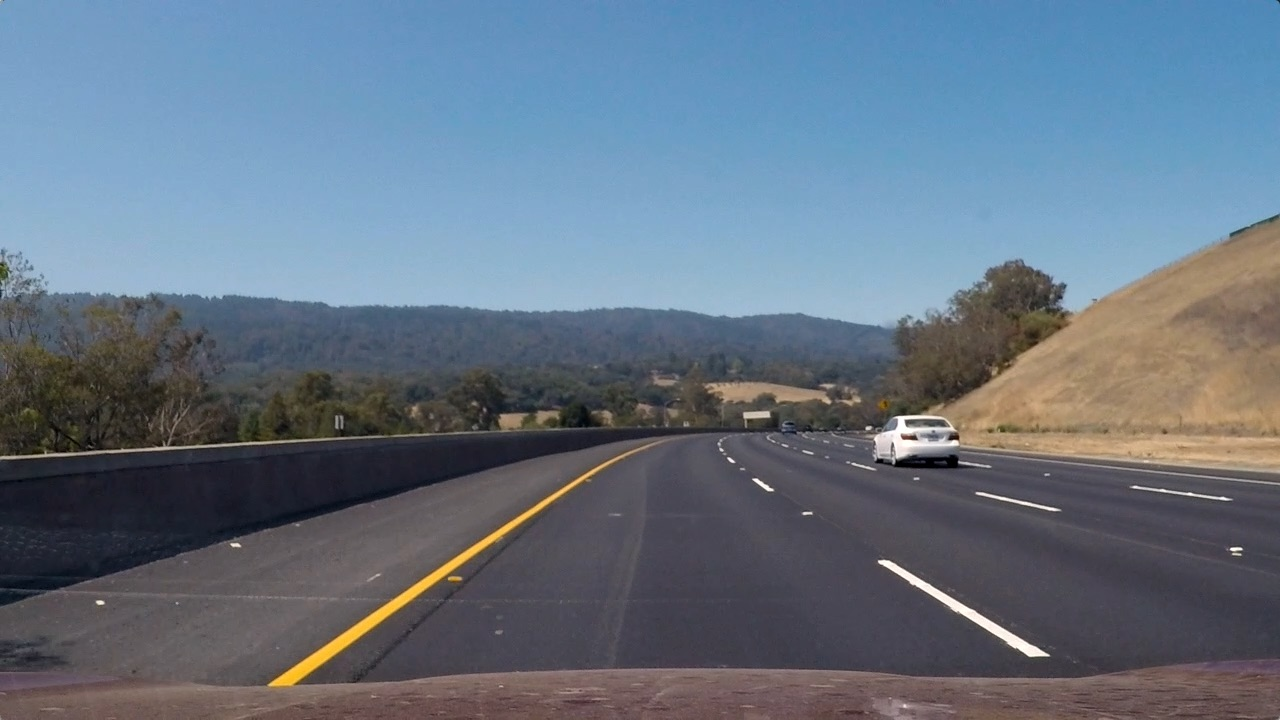
#> input picture Curved_Lane_Detection/test3.jpg, 1280 x 720 px, given in place of project_video.mp4, which was not available
$ python lane_detection.py   (older library calls are emulated)
#> lines starting #> are read from the running program, lines starting #| are printed output that depends on the picture; after the words box and inside, x2 and y2 are one past the last pixel; in counts of white or black regions, pixels touching at a corner belong together; pictures that were not available may be replaced by others from this repository, and a replacement may not be noted
### Curved_Lane_Detection/utlis.py
import numpy as np
from cv2 import cv2
import pickle

def nothing(x):
    pass

def undistort(img, cal_dir = 'cal_pickle.p'):
    with open(cal_dir, mode='rb') as f:
        file = pickle.load(f)
    mtx = file['mtx']
    dist = file['dist']
    dst = cv2.undistort(img, mtx, dist, None, mtx)
    return dst

def colorFilter(img):
    hsv = cv2.cvtColor(img, cv2.COLOR_BGR2HSV)
    lowerYellow = np.array([18, 94, 140])
    upperYellow = np.array([48, 255, 255])
    lowerWhite = np.array([0, 0, 200])
    upperWhite = np.array([255, 255, 255])
    maskedWhite = cv2.inRange(hsv, lowerWhite, upperWhite)
    maskedYellow = cv2.inRange(hsv, lowerYellow, upperYellow)
    combinedImage = cv2.bitwise_or(maskedWhite, maskedYellow)
    return combinedImage

def thresholding(img):
    imgGray = cv2.cvtColor(img, cv2.COLOR_BGR2GRAY)
    kernel = np.ones((5, 5))
    imgBlur = cv2.GaussianBlur(imgGray, (5,5), 0)
    imgCanny = cv2.Canny(imgBlur, 50, 100)
    # imgClose = cv2.morphologyEx(imgCanny, cv2.MORPH_CLOSE, np.ones((10, 10)))
    imgDial = cv2.dilate(imgCanny, kernel, iterations=1)
    imgErode = cv2.erode(imgDial, kernel, iterations=1)
    imgColor = colorFilter(img)
    combinedImage = cv2.bitwise_or(imgColor, imgErode)
    return combinedImage, imgCanny, imgColor

def initializeTrackbars(intialTracbarVals):
    cv2.namedWindow('Trackbars')
    cv2.resizeWindow('Trackbars', 360, 240)
    cv2.createTrackbar('Width Top', 'Trackbars', intialTracbarVals[0], 50, nothing)
    cv2.createTrackbar('Height Top', 'Trackbars', intialTracbarVals[1], 100, nothing)
    cv2.createTrackbar('Width Bottom', 'Trackbars', intialTracbarVals[2], 50, nothing)
    cv2.createTrackbar('Height Bottom', 'Trackbars', intialTracbarVals[3], 100, nothing)

def valTrackbars():
    widthTop = cv2.getTrackbarPos('Width Top', 'Trackbars')
    heightTop = cv2.getTrackbarPos('Height Top', 'Trackbars')
    widthBottom = cv2.getTrackbarPos('Width Bottom', 'Trackbars')
    heightBottom = cv2.getTrackbarPos('Height Bottom', 'Trackbars')
    src = np.float32([(widthTop/100, heightTop/100), (1-(widthTop/100), heightTop/100),
                    (widthBottom/100, heightBottom/100), (1-(widthBottom/100), heightBottom/100)])
    #src = np.float32([(0.43, 0.65), (0.58, 0.65), (0.1, 1), (1, 1)])
    return src

def drawPoints(img, src):
    img_size = np.float32([(img.shape[1], img.shape[0])])
    #src = np.float32([(0.43, 0.65), (0.58, 0.65), (0.1, 1), (1, 1)])
    src = src * img_size
    for x in range(0,4):
        cv2.circle(img, (int(src[x][0]), int(src[x][1])), 15, (0, 0, 255), cv2.FILLED)
    return img

# [20 lines left out: function pipeline, not called in this run]

def perspective_warp(img, dst_size=(1280, 720), src=np.float32([(0.43, 0.65), (0.58, 0.65), (0.1, 1), (1, 1)]),
                    dst=np.float32([(0, 0), (1, 0), (0, 1), (1, 1)])):
                    img_size = np.float32([(img.shape[1], img.shape[0])])
                    src = src * img_size
                    dst = dst *np.float32(dst_size)
                    M = cv2.getPerspectiveTransform(src, dst)
                    warped = cv2.warpPerspective(img, M, dst_size)
                    return warped
#This is Worng
def inv_perspective_warp(img,
                     dst_size=(1280,720),
                     src=np.float32([(0,0), (1, 0), (0,1), (1,1)]),
                     dst=np.float32([(0.43,0.65),(0.58,0.65),(0.1,1),(1,1)])):
    img_size = np.float32([(img.shape[1],img.shape[0])])
    src = src* img_size
    dst = dst * np.float32(dst_size)
    M = cv2.getPerspectiveTransform(src, dst)
    warped = cv2.warpPerspective(img, M, dst_size)
    return warped

def get_hist(img):
    hist = np.sum(img[img.shape[0]//2:,:], axis = 0)
    return hist

left_a, left_b, left_c = [], [], []
right_a, right_b, right_c = [], [], []

#This is also wrong
def sliding_window(img, nwindows=15, margin=50, minpix=1, draw_windows=True):
    global left_a, left_b, left_c, right_a, right_b, right_c
    left_fit_ = np.empty(3)
    right_fit_ = np.empty(3)
    out_img = np.dstack((img, img, img)) * 255

    histogram = get_hist(img)
    # find peaks of left and right halves
    midpoint = int(histogram.shape[0] / 2)
    leftx_base = np.argmax(histogram[:midpoint])
    rightx_base = np.argmax(histogram[midpoint:]) + midpoint

    # Set height of windows
    window_height = np.int(img.shape[0] / nwindows)
    # Identify the x and y positions of all nonzero pixels in the image
    nonzero = img.nonzero()
    nonzeroy = np.array(nonzero[0])
    nonzerox = np.array(nonzero[1])
    # Current positions to be updated for each window
    leftx_current = leftx_base
    rightx_current = rightx_base

    # Create empty lists to receive left and right lane pixel indices
    left_lane_inds = []
    right_lane_inds = []

    # Step through the windows one by one
    for window in range(nwindows):
        # Identify window boundaries in x and y (and right and left)
        win_y_low = img.shape[0] - (window + 1) * window_height
        win_y_high = img.shape[0] - window * window_height
        win_xleft_low = leftx_current - margin
        win_xleft_high = leftx_current + margin
        win_xright_low = rightx_current - margin
        win_xright_high = rightx_current + margin
        # Draw the windows on the visualization image
        if draw_windows == True:
            cv2.rectangle(out_img, (win_xleft_low, win_y_low), (win_xleft_high, win_y_high),
                          (100, 255, 255), 1)
            cv2.rectangle(out_img, (win_xright_low, win_y_low), (win_xright_high, win_y_high),
                          (100, 255, 255), 1)
        # Identify the nonzero pixels in x and y within the window
        good_left_inds = ((nonzeroy >= win_y_low) & (nonzeroy < win_y_high) &
                          (nonzerox >= win_xleft_low) & (nonzerox < win_xleft_high)).nonzero()[0]
        good_right_inds = ((nonzeroy >= win_y_low) & (nonzeroy < win_y_high) &
                           (nonzerox >= win_xright_low) & (nonzerox < win_xright_high)).nonzero()[0]
        # Append these indices to the lists
        left_lane_inds.append(good_left_inds)
        right_lane_inds.append(good_right_inds)
        # If you found > minpix pixels, recenter next window on their mean position
        if len(good_left_inds) > minpix:
            leftx_current = np.int(np.mean(nonzerox[good_left_inds]))
        if len(good_right_inds) > minpix:
            rightx_current = np.int(np.mean(nonzerox[good_right_inds]))

    # [10 lines of commented-out code are left out]
    left_lane_inds = np.concatenate(left_lane_inds)
    right_lane_inds = np.concatenate(right_lane_inds)

    # Extract left and right line pixel positions
    leftx = nonzerox[left_lane_inds]
    lefty = nonzeroy[left_lane_inds]
    rightx = nonzerox[right_lane_inds]
    righty = nonzeroy[right_lane_inds]

    if leftx.size and rightx.size:
        # Fit a second order polynomial to each
        left_fit = np.polyfit(lefty, leftx, 2)
        right_fit = np.polyfit(righty, rightx, 2)

        left_a.append(left_fit[0])
        left_b.append(left_fit[1])
        left_c.append(left_fit[2])

        right_a.append(right_fit[0])
        right_b.append(right_fit[1])
        right_c.append(right_fit[2])

        left_fit_[0] = np.mean(left_a[-10:])
        left_fit_[1] = np.mean(left_b[-10:])
        left_fit_[2] = np.mean(left_c[-10:])

        right_fit_[0] = np.mean(right_a[-10:])
        right_fit_[1] = np.mean(right_b[-10:])
        right_fit_[2] = np.mean(right_c[-10:])

        # Generate x and y values for plotting
        ploty = np.linspace(0, img.shape[0] - 1, img.shape[0])

        left_fitx = left_fit_[0] * ploty ** 2 + left_fit_[1] * ploty + left_fit_[2]
        right_fitx = right_fit_[0] * ploty ** 2 + right_fit_[1] * ploty + right_fit_[2]

        out_img[nonzeroy[left_lane_inds], nonzerox[left_lane_inds]] = [255, 0, 100]
        out_img[nonzeroy[right_lane_inds], nonzerox[right_lane_inds]] = [0, 100, 255]

        return out_img, (left_fitx, right_fitx), (left_fit_, right_fit_), ploty
    else:
        return img,(0,0),(0,0),0

def get_curve(img, leftx, rightx):
    ploty = np.linspace(0, img.shape[0] - 1, img.shape[0])
    y_eval = np.max(ploty)
    ym_per_pix = 1/img.shape[0]
    xm_per_pix = 0.1/img.shape[0]

    #Fit new polynomials to x,y in world space
    left_fit_cr = np.polyfit(ploty * ym_per_pix, leftx * xm_per_pix, 2)
    right_fit_cr = np.polyfit(ploty * ym_per_pix, rightx * xm_per_pix, 2)

    #Calculate new radii of curvature
    left_curverad = ((1 + (2 * left_fit_cr[0] * y_eval * ym_per_pix + left_fit_cr[1]) ** 2) ** 1.5) / np.absolute(2 * left_fit_cr[0])
    right_curverad = ((1 + (2 * right_fit_cr[0] * y_eval * ym_per_pix + right_fit_cr[1]) ** 2) ** 1.5) / np.absolute(2 * right_fit_cr[0])

    car_pos = img.shape[1]/2
    l_fit_x_int = left_fit_cr[0] * img.shape[0] ** 2 + left_fit_cr[1] * img.shape[0] + left_fit_cr[2]
    r_fit_x_int = right_fit_cr[0] * img.shape[0] ** 2 + right_fit_cr[1] * img.shape[0] + right_fit_cr[2]
    lane_center_position = (r_fit_x_int + l_fit_x_int) / 2
    center = (car_pos - lane_center_position) * xm_per_pix / 10
    #Now th curve is in meters
    return (l_fit_x_int, r_fit_x_int, center)

def draw_lanes(img, left_fit, right_fit, frameWidth, frameHeight, src):
    ploty = np.linspace(0, img.shape[0] - 1, img.shape[0])
    color_img = np.zeros_like(img)
    left = np.array([np.transpose(np.vstack([left_fit, ploty]))])
    right = np.array([np.flipud(np.transpose(np.vstack([right_fit, ploty])))])
    points = np.hstack((left, right))
    cv2.fillPoly(color_img, np.int_(points), (0, 200, 255))
    inv_perspective = inv_perspective_warp(color_img, (frameWidth, frameHeight), dst=src)
    inv_perspective = cv2.addWeighted(img, 0.5, inv_perspective, 0.7, 0)
    return inv_perspective

# [13 lines left out: function textDisplay, not called in this run]

def stackImages(scale, imgArray):
    rows = len(imgArray)
    cols = len(imgArray[0])
    rowsAvailable = isinstance(imgArray[0], list)
    width = imgArray[0][0].shape[1]
    height = imgArray[0][0].shape[0]
    if rowsAvailable:
        for x in range(0, rows):
            for y in range(0, cols):
                if imgArray[x][y].shape[:2] == imgArray[0][0].shape[:2]:
                    imgArray[x][y] = cv2.resize(imgArray[x][y], (0, 0), None, scale, scale)
                else:
                    imgArray[x][y] = cv2.resize(imgArray[x][y], (imgArray[0][0].shape[1], imgArray[0][0].shape[0]), None, scale, scale)
                if len(imgArray[x][y].shape) == 2: imgArray[x][y] = cv2.cvtColor(imgArray[x][y], cv2.COLOR_GRAY2BGR)
        imageBlank = np.zeros((height, width, 3), np.uint8)
        hor = [imageBlank] * rows
        hor_con = [imageBlank] * rows
        for x in range(0, rows):
            hor[x] = np.hstack(imgArray[x])
        ver = np.vstack(hor)
    else:
        for x in range(0, rows):
            if imgArray[x].shape[:2] == imgArray[0].shape[:2]:
                imgArray[x] = cv2.resize(imgArray[x], (0, 0), None, scale, scale)
            else:
                imgArray[x] = cv2.resize(imgArray[x], (imgArray[0].shape[1], imgArray[0].shape[0]), None, scale, scale)
            if len(imgArray[x].shape) == 2: imgArray[x] = cv2.cvtColor(imgArray[x], cv2.COLOR_GRAY2BGR)
        hor = np.hstack(imgArray)
        ver = hor
    return ver

def drawLines(img, lane_curve):
    myWidth = img.shape[1]
    myHeight = img.shape[0]
    # print(myWidth, myHeight)
    for x in range(-30, 30):
        w = myWidth // 20
        cv2.line(img, (w * x + int(lane_curve // 100), myHeight - 30), (w * x + int(lane_curve // 100), myHeight), (0, 0, 255), 2)
    cv2.line(img, (int(lane_curve // 100) + myWidth // 2, myHeight - 30), (int(lane_curve // 100) + myWidth //2, myHeight), (0, 255, 0), 3)
    cv2.line(img, (myWidth // 2, myHeight - 50), (myWidth // 2, myHeight), (0, 255, 255), 2)
    return img

### Curved_Lane_Detection/lane_detection.py
import numpy as np
from cv2 import cv2
import utlis

cameraFeed = False
videoPath = 'project_video.mp4'
cameraNo = 0
frameWidth = 640
frameHeight = 480

if cameraFeed: intialTracbarVals = [24,55,12,100]
else: intialTracbarVals = [ 42,63,14,87]

if cameraFeed:
    cap = cv2.VideoCapture(cameraNo)
    cap.set(3, frameWidth)
    cap.set(4, frameHeight)
else:
    cap = cv2.VideoCapture(videoPath)
count = 0
noOfArrayValues = 10
global arrayCurve, arrayCounter
arrayCounter = 0
arrayCurve = np.zeros([noOfArrayValues])
myVals = []
utlis.initializeTrackbars(intialTracbarVals)

while True:
    success, img = cap.read()
#> img is the input picture: shape (720, 1280, 3); mean B, G, R 130.7, 115.3, 101.1
    # img = cv2.imread('test3.jpg')
    if cameraFeed == False: img = cv2.resize(img, (frameWidth, frameHeight), None)
#> img: shape (480, 640, 3)
    imgWarpPoints = img.copy()
    imgFinal = img.copy()
    imgCanny = img.copy()

    imgUndis = utlis.undistort(img)
#> (reads Curved_Lane_Detection/cal_pickle.p from the repository)
#> in undistort, `dst = cv2.undistort(img, mtx, dist, None, mtx)`:
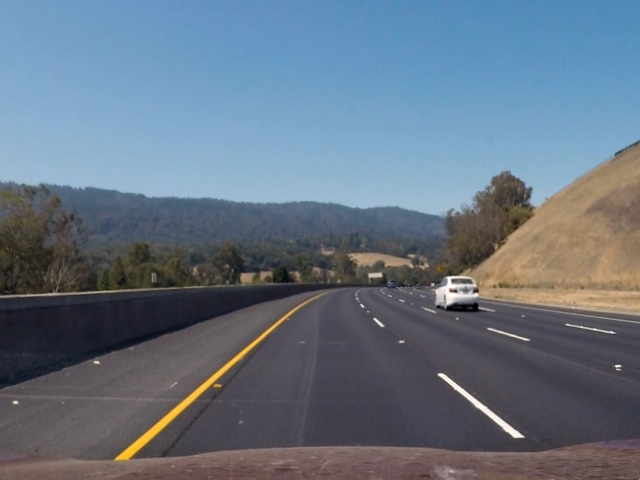
#> dst: shape (480, 640, 3); mean B, G, R 130.3, 115.5, 101.6
    imgThres, imgCanny, imgColor = utlis.thresholding(imgUndis)
#> in thresholding, `imgGray = cv2.cvtColor(img, cv2.COLOR_BGR2GRAY)`:
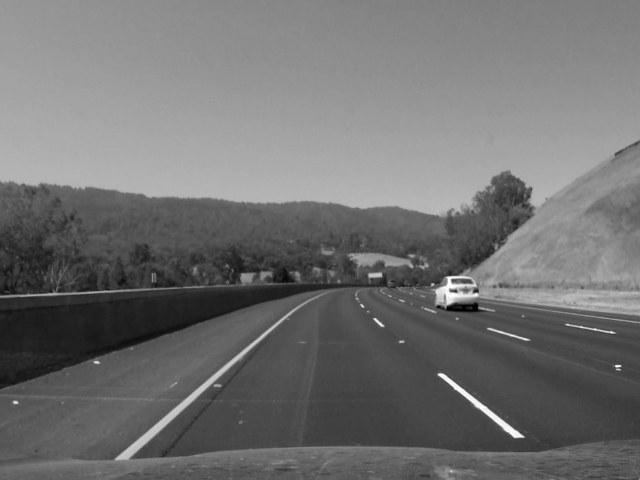
#> imgGray: shape (480, 640); min 0, max 254, mean 113
#> in thresholding, `imgCanny = cv2.Canny(imgBlur, 50, 100)`:
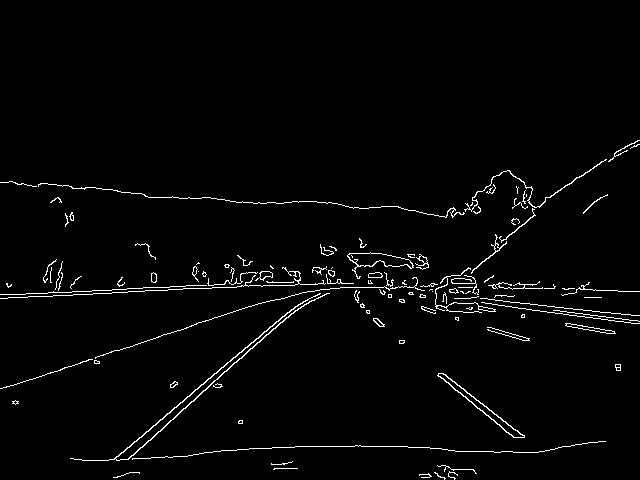
#> imgCanny: shape (480, 640); 2.3% white in thin lines or dots, all inside (x1, y1, x2, y2) = (0, 140, 640, 480)
#> in thresholding, `combinedImage = cv2.bitwise_or(imgColor, imgErode)`:
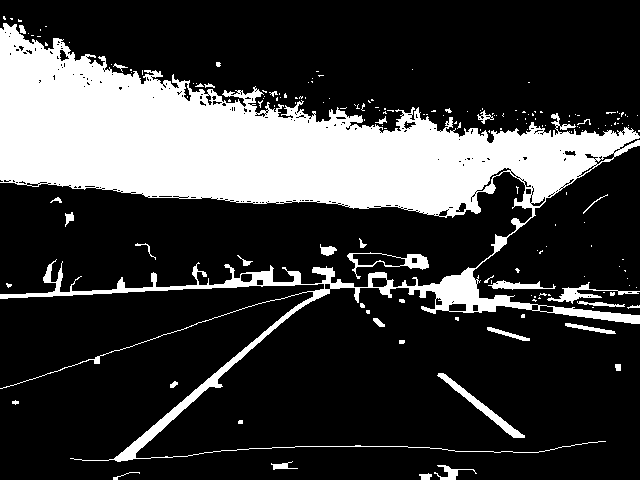
#> combinedImage: shape (480, 640); 23.4% white; 177 white regions (140 under 20 px), largest, box (x1, y1, x2, y2) and area: (0, 23, 640, 462) 67404, (437, 373, 525, 438) 719, (347, 252, 429, 279) 507
    src = utlis.valTrackbars()
    imgWarp = utlis.perspective_warp(imgThres, dst_size=(frameWidth, frameHeight), src=src)
#> in perspective_warp, `dst = dst *np.float32(dst_size)`: dst = [[0, 0], [640, 0], [0, 480], [640, 480]]
#> in perspective_warp, `M = cv2.getPerspectiveTransform(src, dst)`: M = [[-0.763, -1.19, 564.3], [-1.24e-15, -2.29, 692.5], [-3.21e-18, -0.00371, 1]]
    imgWarpPoints = utlis.drawPoints(imgWarpPoints, src)
    imgSliding, curves, lanes, ploty = utlis.sliding_window(imgWarp, draw_windows=True)
#> in sliding_window, `out_img = np.dstack((img, img, img)) * 255`:
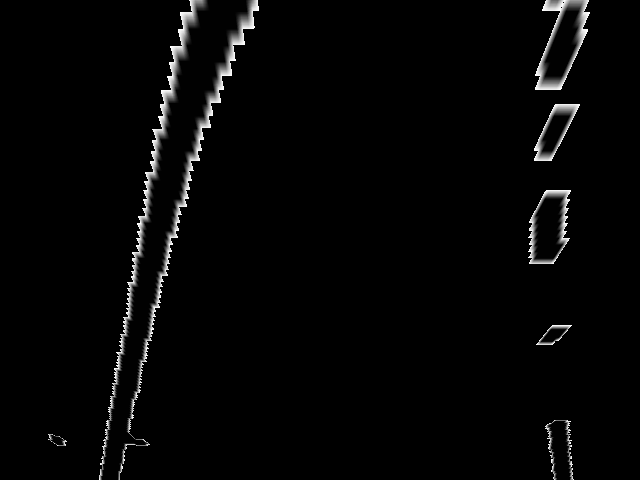
#> out_img: shape (480, 640, 3); min 0, max 255, mean 5.6
#> in get_hist, `hist = np.sum(img[img.shape[0]//2:,:], axis = 0)`: hist = 640 values, max 34122 at index 137, min 0 at index 0, mean 2973.4
#> in sliding_window, `histogram = get_hist(img)`: histogram has the same summary as hist in get_hist
#> in sliding_window, `leftx_base = np.argmax(histogram[:midpoint])`: leftx_base = 137
#> in sliding_window, `rightx_base = np.argmax(histogram[midpoint:]) + midpoint`: rightx_base = 556
#> in sliding_window, `nonzero = img.nonzero()`: nonzero = 27800 positions, rows 0 to 479, columns 48 to 589
#> in sliding_window, `leftx_current = leftx_base`: leftx_current = 137
#> in sliding_window, `rightx_current = rightx_base`: rightx_current = 556
#> the loop in sliding_window, `for window in range(nwindows):` made 15 passes
#> (win_xleft_low, win_xleft_high, win_xright_low, win_xright_high, leftx_current, rightx_current) on passes 1, 2, 5, 7, 8, 9, 10, 11: (87, 187, 506, 606, 111, 561), (61, 161, 511, 611, 118, 558), (79, 179, 508, 608, 135, 553), (92, 192, 503, 603, 148, 542), (98, 198, 492, 592, 155, 547), (105, 205, 497, 597, 162, 551), (112, 212, 501, 601, 168, 553), (118, 218, 503, 603, 176, 548)
#> after the loop in sliding_window, `for window in range(nwindows):`:
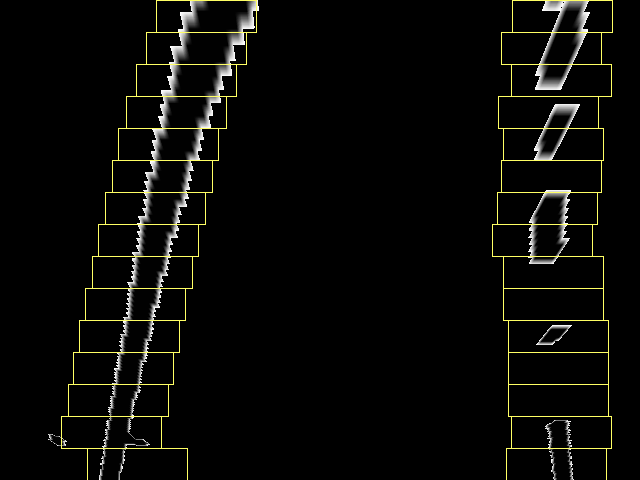
#> out_img: shape (480, 640, 3); 1.66% of pixels changed, all inside (x1, y1, x2, y2) = (61, 0, 613, 480); drawn as B, G, R
#> after the loop in sliding_window, `for window in range(nwindows):`: left_lane_inds = 15 items
#> in sliding_window, `left_lane_inds = np.concatenate(left_lane_inds)`: left_lane_inds = 19353 values, max 27779 at index 690, min 0 at index 17146, mean 14068.5
#> in sliding_window, `right_lane_inds = np.concatenate(right_lane_inds)`: right_lane_inds = 8317 values, max 27799 at index 639, min 69 at index 7202, mean 13400.7
#> in sliding_window, `leftx = nonzerox[left_lane_inds]`: leftx = 19353 values, max 255 at index 17212, min 61 at index 1224, mean 169.7
#> in sliding_window, `lefty = nonzeroy[left_lane_inds]`: lefty = 19353 values, max 479 at index 670, min 0 at index 17146, mean 193
#> in sliding_window, `rightx = nonzerox[right_lane_inds]`: rightx = 8317 values, max 589 at index 7728, min 528 at index 1651, mean 556.2
#> in sliding_window, `righty = nonzeroy[right_lane_inds]`: righty = 8317 values, max 479 at index 620, min 0 at index 7202, mean 183
#> in sliding_window, `left_fit = np.polyfit(lefty, leftx, 2)`: left_fit = [0.000221, -0.336, 222.2]
#> in sliding_window, `right_fit = np.polyfit(righty, rightx, 2)`: right_fit = [0.000323, -0.165, 569.1]
#> in sliding_window, `out_img[nonzeroy[right_lane_inds], nonzerox[right_lane_inds]] = [0, 10..`:
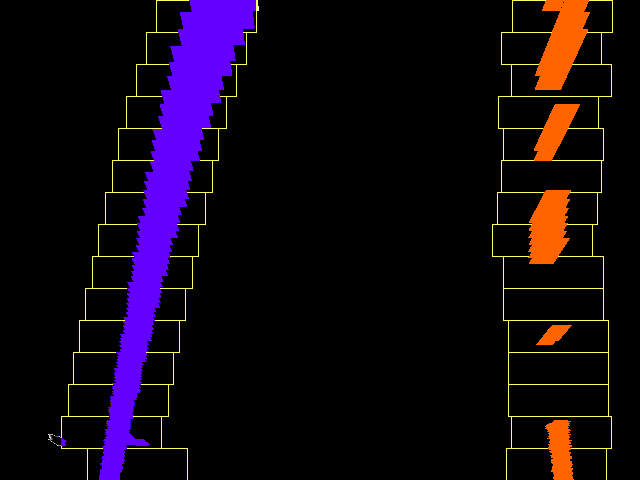
#> out_img: shape (480, 640, 3); mean of channels 0, 1, 2 17.5, 6.2, 16.7; drawn as B, G, R
#> lanes = ([0.000221, -0.336, 222.2], [0.000323, -0.165, 569.1]); ploty = 480 values from 0 to 479

    try:
        curverad = utlis.get_curve(imgFinal, curves[0], curves[1])
#> (the rest of the program and of its run is left out)
